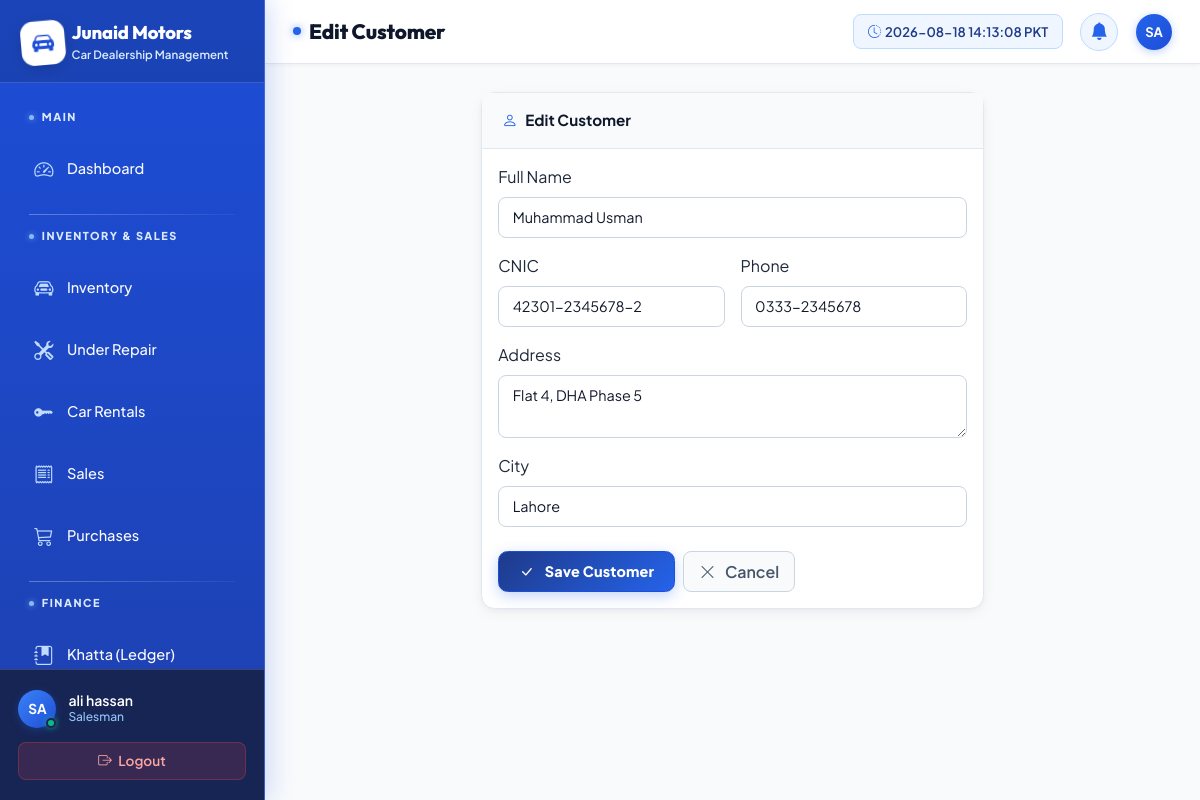
The app's page /customers/2/edit/ (signed in) with its own data.
### apps/staff/models.py (models this page shows, shortened)
class StaffProfile(models.Model):
    ROLE_CHOICES = [
        ('admin', 'Admin'),
        ('manager', 'Manager'),
        ('salesman', 'Salesman'),
        ('accountant', 'Accountant'),
    ]
    user = models.OneToOneField(User, on_delete=models.CASCADE)
    role = models.CharField(max_length=20, choices=ROLE_CHOICES)
    phone = models.CharField(max_length=20)
    is_active = models.BooleanField(default=True)

### apps/customers/models.py (models this page shows, shortened)
class Customer(models.Model):
    name = models.CharField(max_length=200)
    cnic = models.CharField(max_length=15, unique=True)
    phone = models.CharField(max_length=20)
    address = models.TextField()
    city = models.CharField(max_length=100)
    created_at = models.DateTimeField(auto_now_add=True)

### apps/customers/views.py (the view)
# urls.py: path('<int:pk>/edit/', views.edit_customer, name='edit_customer'),
@login_required
def edit_customer(request, pk):
    customer = get_object_or_404(Customer, pk=pk)
    if request.method == 'POST':
        form = CustomerForm(request.POST, instance=customer)
        if form.is_valid():
            form.save()
            messages.success(request, 'Customer updated successfully.')
            return redirect('customer_detail', pk=pk)
    else:
        form = CustomerForm(instance=customer)
    return render(request, 'customers/form.html', {'form': form, 'title': 'Edit Customer', 'customer': customer})

### apps/customers/forms.py
class CustomerForm(forms.ModelForm):
    class Meta:
        model = Customer
        fields = ['name', 'cnic', 'phone', 'address', 'city']
        widgets = {
            'name': forms.TextInput(attrs={'class': DARK_INPUT, 'placeholder': 'e.g. Ali Khan'}),
            'cnic': forms.TextInput(attrs={'class': DARK_INPUT, 'placeholder': '35201-1234567-1'}),
            'phone': forms.TextInput(attrs={'class': DARK_INPUT, 'placeholder': '0300-1234567'}),
            'address': forms.Textarea(attrs={'class': DARK_TEXTAREA, 'rows': 2}),
            'city': forms.TextInput(attrs={'class': DARK_INPUT, 'placeholder': 'e.g. Lahore'}),
        }

### apps/dashboard/context_processors.py (called while the page is built)
def overdue_count(request):
    if request.user.is_authenticated:
        today = timezone.now().date()
        count = Installment.objects.filter(
            Q(status='overdue') | Q(status='pending', due_date__lt=today)
        ).count()
        return {'overdue_count': count}
    return {'overdue_count': 0}

### templates/customers/form.html (shortened to what this page needs)
{% extends 'base.html' %}
{% block page_title %}{{ title }}{% endblock %}
{% block content %}
<div class="row justify-content-center">
  <div class="col-lg-7">
    <div class="card">
      <div class="card-header"><i class="bi bi-person me-2 text-amber"></i>{{ title }}</div>
      <div class="card-body">
        <form method="post">
          <div class="row g-3">
            <div class="col-12">
              <label class="form-label">Full Name</label>{{ form.name }}
            </div>
            <div class="col-md-6">
              <label class="form-label">CNIC</label>{{ form.cnic }}
            </div>
            <div class="col-md-6">
              <label class="form-label">Phone</label>{{ form.phone }}
            </div>
            <div class="col-12">
              <label class="form-label">Address</label>{{ form.address }}
            </div>
            <div class="col-12">
              <label class="form-label">City</label>{{ form.city }}
            </div>
          </div>
          <div class="d-flex gap-2 mt-4">
            <button type="submit" class="btn-amber"><i class="bi bi-check-lg me-1"></i>Save Customer</button>
            <a href="{% url 'customer_list' %}" class="btn-ghost"><i class="bi bi-x-lg me-1"></i>Cancel</a>
          </div>
        </form>
      </div>
    </div>
  </div>
</div>
{% endblock %}

### templates/base.html (shortened to what this page needs)
{% load static %}
{% load humanize %}
<!DOCTYPE html>
<html lang="en" data-bs-theme="light">
<head>
  <link rel="stylesheet" href="https://cdn.jsdelivr.net/npm/bootstrap@5.3.3/dist/css/bootstrap.min.css">
  <link rel="stylesheet" href="https://cdn.jsdelivr.net/npm/bootstrap-icons@1.11.3/font/bootstrap-icons.min.css">
  <link rel="stylesheet" href="{% static 'css/tailwind.css' %}?v=12.0">
  <link rel="stylesheet" href="{% static 'css/custom.css' %}?v=12.0">
  <link rel="stylesheet" href="{% static 'css/animations.css' %}?v=12.0">
</head>
<body>
<nav id="sidebar">
  <div class="sidebar-logo">
    <div class="d-flex align-items-center gap-2">
      <div class="logo-icon-badge">
        <i class="bi bi-car-front-fill"></i>
      </div>
      <div>
        <h4>Junaid Motors</h4>
        <span>Car Dealership Management</span>
      </div>
    </div>
  </div>
  <div class="sidebar-nav">
    <span class="nav-section-label">Main</span>
    <a href="{% url 'dashboard' %}" class="sidebar-link {% if request.resolver_match.url_name == 'dashboard' %}active{% endif %}">
      <i class="bi bi-speedometer2"></i> <span>Dashboard</span>
    </a>
    <span class="nav-section-label">Inventory &amp; Sales</span>
    <a href="{% url 'inventory_list' %}" class="sidebar-link {% if 'inventory' in request.path and 'repair' not in request.path and 'rent' not in request.path %}active{% endif %}">
      <i class="bi bi-car-front"></i> <span>Inventory</span>
    </a>
    <a href="{% url 'repair_list' %}" class="sidebar-link {% if 'repair' in request.path %}active{% endif %}">
      <i class="bi bi-tools"></i> <span>Under Repair</span>
    </a>
    <a href="{% url 'rent_list' %}" class="sidebar-link {% if 'rent' in request.path %}active{% endif %}">
      <i class="bi bi-key-fill"></i> <span>Car Rentals</span>
    </a>
    <a href="{% url 'sales_list' %}" class="sidebar-link {% if 'sale' in request.path %}active{% endif %}">
      <i class="bi bi-receipt"></i> <span>Sales</span>
    </a>
    <a href="{% url 'purchase_list' %}" class="sidebar-link {% if 'purchase' in request.path %}active{% endif %}">
      <i class="bi bi-cart3"></i> <span>Purchases</span>
    </a>
    <span class="nav-section-label">Finance</span>
    <a href="{% url 'khatta_list' %}" class="sidebar-link {% if 'khatta' in request.path %}active{% endif %}">
      <i class="bi bi-journal-bookmark-fill"></i> <span>Khatta (Ledger)</span>
    </a>
  </div>
  <div class="sidebar-footer">
    <div class="user-info">
      <div class="avatar-container">
        <div class="avatar-circle">{{ request.user.username|upper|slice:":2" }}</div>
        <span class="status-indicator online"></span>
      </div>
      <div>
        <div class="user-name">{{ request.user.get_full_name|default:request.user.username }}</div>
        <div class="user-role">
          {% if request.user.staffprofile %}{{ request.user.staffprofile.get_role_display }}{% else %}Admin{% endif %}
        </div>
      </div>
    </div>
    <a href="{% url 'staff_logout' %}" class="btn-logout w-100 text-center d-block">
      <i class="bi bi-box-arrow-right me-1"></i> Logout
    </a>
  </div>
</nav>
<div id="main-content">
  <div id="top-navbar">
    <div class="d-flex align-items-center gap-3">
      <h1 class="page-title">{% block page_title %}Dashboard{% endblock %}</h1>
    </div>
    <div class="navbar-actions">
      <div id="live-clock-wrapper">
        <i class="bi bi-clock-history text-amber me-1"></i>
        <span id="live-clock"></span>
      </div>
      <a href="{% url 'installment_list' %}?status=overdue" class="notif-btn text-decoration-none" title="Notifications">
        <i class="bi bi-bell-fill"></i>
      </a>
      <div class="avatar-circle navbar-avatar" title="{{ request.user.username }}">{{ request.user.username|upper|slice:":2" }}</div>
    </div>
  </div>
  <div id="content-area">
    {% block content %}{% endblock %}
  </div>
</div>
</body>
</html>

### static/css/animations.css (style rules this page uses)
.card, .stat-card, .inventory-card, .lead-card, .form-section-card { transition: transform 0.25s cubic-bezier(0.4, 0, 0.2, 1), box-shadow 0.25s cubic-bezier(0.4, 0, 0.2, 1), border-color 0.25s ease; }
button, .btn, .btn-amber, .btn-primary, .btn-ghost, .btn-outline-amber, .quick-action-btn { transition: all 0.2s cubic-bezier(0.4, 0, 0.2, 1) !important; }

### records on screen
Customer: name "Muhammad Usman", cnic "42301-2345678-2", phone "0333-2345678", address "Flat 4, DHA Phase 5", city "Lahore"

### other values on screen
{{ request.user.username|upper|slice:":2" }} "SA"
{{ request.user.get_full_name|default:request.user.username }} "ali hassan"
{{ request.user.staffprofile.get_role_display }} "Salesman"
{{ title }} "Edit Customer"
